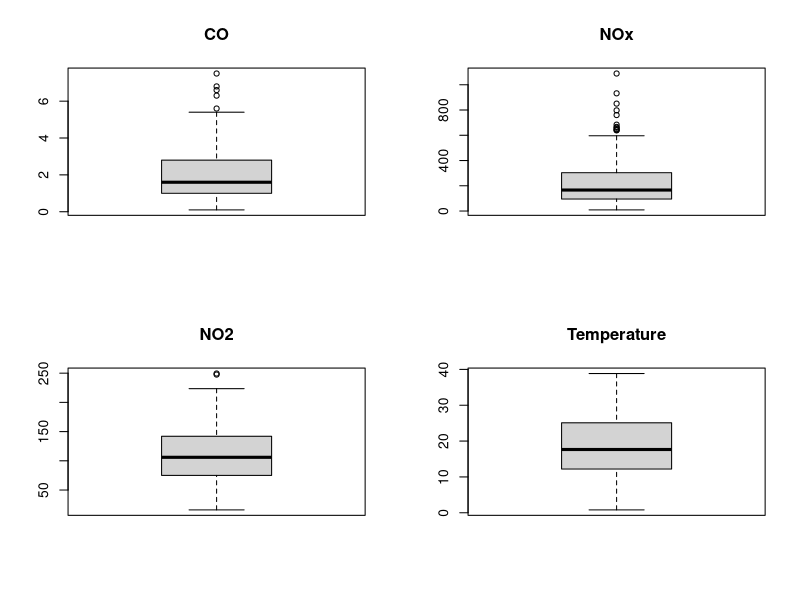

Reproduce this figure in R.
### LIBRARIES ###

library(readxl)


### SCRIPT ###

# report missing values
report_missing <- function(df) {
  # get number of missing values
  n_missing <- sum(is.na(df))
  # get number of rows
  n_rows <- nrow(df)
  # get number of columns
  n_cols <- ncol(df)
  # get percentage of missing values
  pct_missing <- round(n_missing / (n_rows *  n_cols) * 100, 2)
  # print results
  print(paste0("Missing values: ", n_missing))
  print(paste0("Total rows: ", n_rows))
  print(paste0("Percentage missing: ", pct_missing, "%"))
}

# read in data
df <- read_excel("AirQualityUCI/data_set.xlsx")

# report missing values
report_missing(df)

# EXPLORATORY DATA ANALYSIS
# statistical summary
print(summary(df))

# graphical summary
par(mfrow = c(2, 2))
boxplot(df$"CO(GT)", main = "CO")
boxplot(df$"NOx(GT)", main = "NOx")
boxplot(df$"NO2(GT)", main = "NO2")
boxplot(df$"T", main = "Temperature")